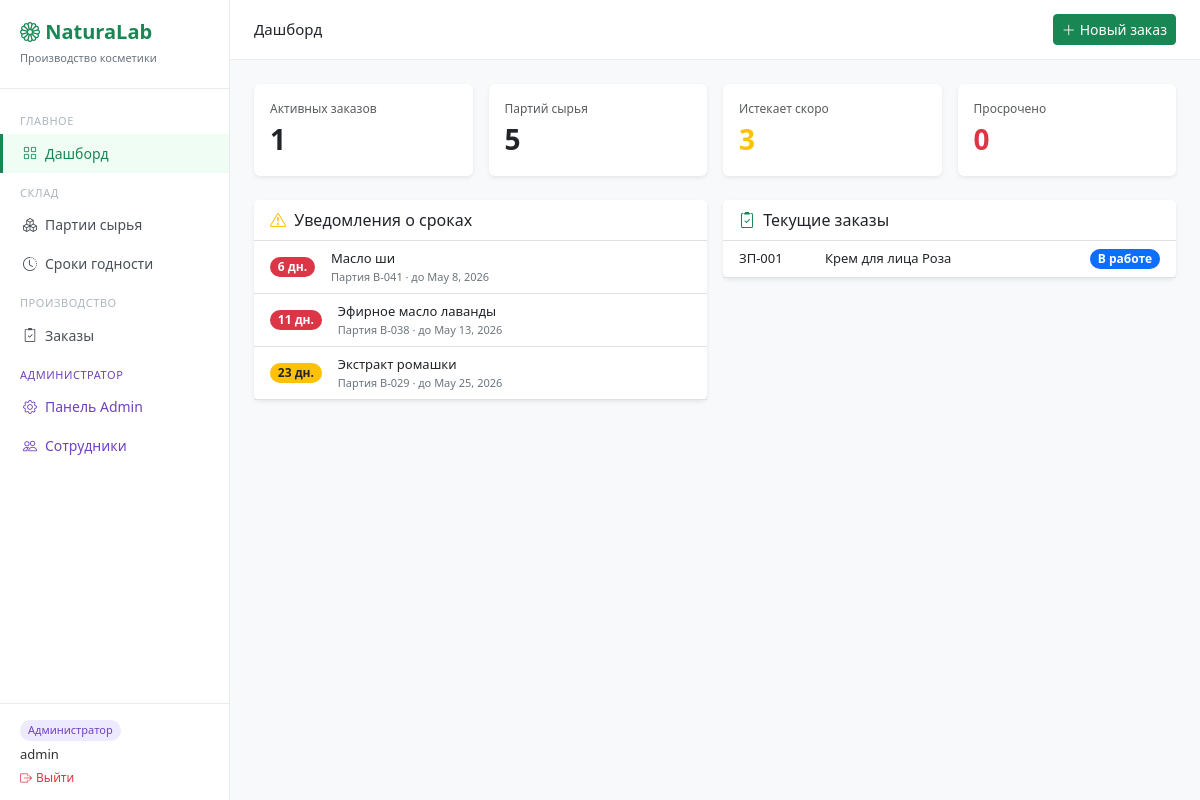
The app's page / (signed in), older data.
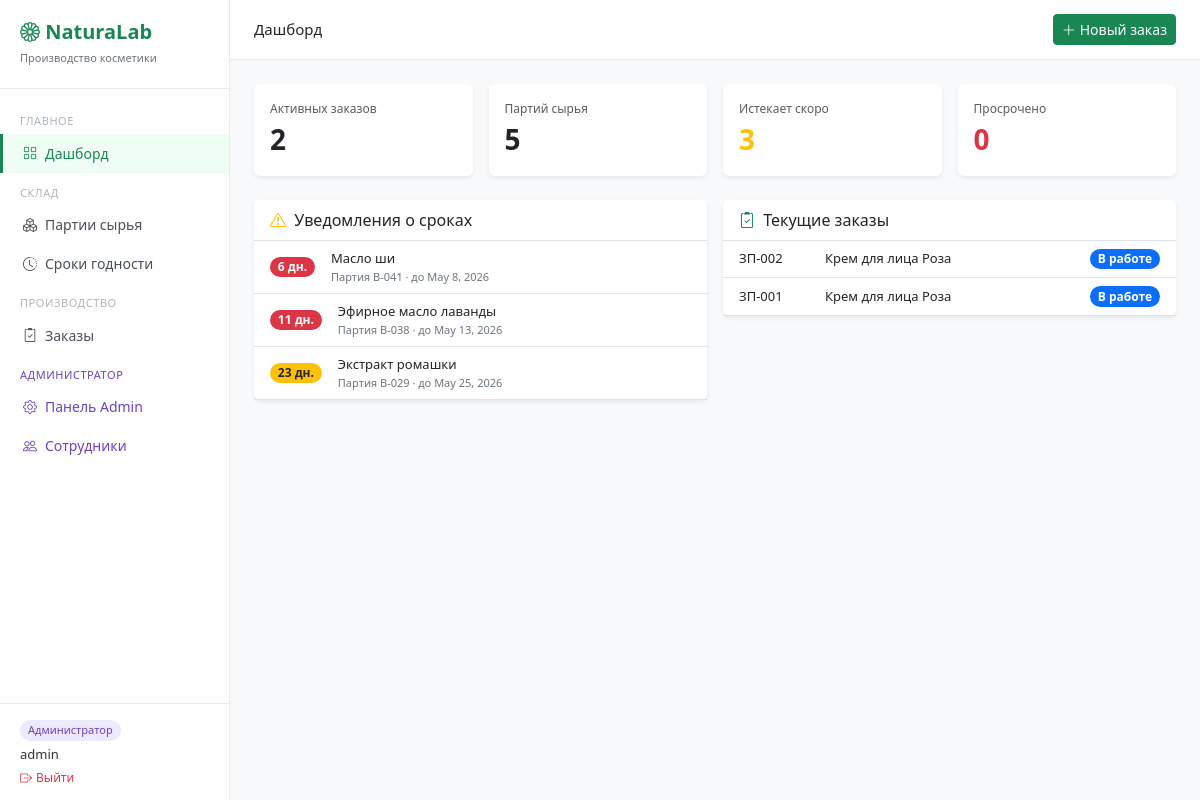
The same page, newer data.
### warehouse/models.py (models this page shows, shortened)
class Batch(models.Model):
    STATUS_CHOICES = [
        ('available', 'Доступна'),
        ('depleted',  'Израсходована'),
        ('expired',   'Просрочена'),
    ]
    ingredient   = models.ForeignKey(Ingredient, on_delete=models.PROTECT, verbose_name='Сырьё')
    lot_number   = models.CharField(max_length=50, unique=True, verbose_name='Номер партии')
    quantity     = models.DecimalField(max_digits=10, decimal_places=3, verbose_name='Остаток')
    received_at  = models.DateField(verbose_name='Дата поступления')
    expiry_date  = models.DateField(verbose_name='Срок годности')
    status       = models.CharField(max_length=20, choices=STATUS_CHOICES, default='available')
    class Meta:
        verbose_name = 'Партия сырья'
        verbose_name_plural = 'Партии сырья'
        ordering = ['expiry_date']
    @property
    def days_left(self):
        from django.utils import timezone
        delta = self.expiry_date - timezone.now().date()
        return delta.days

class Ingredient(models.Model):
    UNIT_CHOICES = [
        ('kg', 'Килограмм'),
        ('g',  'Грамм'),
        ('l',  'Литр'),
        ('ml', 'Миллилитр'),
    ]
    name        = models.CharField(max_length=200, verbose_name='Название')
    unit        = models.CharField(max_length=10, choices=UNIT_CHOICES, verbose_name='Единица измерения')
    description = models.TextField(blank=True, verbose_name='Описание')
    class Meta:
        verbose_name = 'Сырьё'
        verbose_name_plural = 'Сырьё'

### orders/models.py (models this page shows, shortened)
class ProductionOrder(models.Model):
    STATUS_CHOICES = [
        ('draft',       'Черновик'),
        ('pending',     'Ожидание сырья'),
        ('in_progress', 'В работе'),
        ('done',        'Завершён'),
        ('cancelled',   'Отменён'),
    ]
    number     = models.CharField(max_length=20, unique=True, verbose_name='Номер', blank=True)
    product    = models.ForeignKey(Product, on_delete=models.PROTECT, verbose_name='Продукт')
    quantity   = models.PositiveIntegerField(verbose_name='Количество, шт')
    status     = models.CharField(max_length=20, choices=STATUS_CHOICES,
                                  default='draft', verbose_name='Статус')
    due_date   = models.DateField(verbose_name='Срок выпуска')
    created_at = models.DateTimeField(auto_now_add=True)
    created_by = models.ForeignKey('auth.User', on_delete=models.SET_NULL,
                                   null=True, blank=True, verbose_name='Создал')
    notes      = models.TextField(blank=True, verbose_name='Примечания')
    class Meta:
        verbose_name = 'Производственный заказ'
        verbose_name_plural = 'Производственные заказы'
        ordering = ['-created_at']

### products/models.py (models this page shows)
class Product(models.Model):
    name        = models.CharField(max_length=200, verbose_name='Название продукта')
    description = models.TextField(blank=True, verbose_name='Описание')
    class Meta:
        verbose_name = 'Продукт'
        verbose_name_plural = 'Продукты'
    def __str__(self):
        return self.name

### warehouse/views.py (the view)
# urls.py: path('', dashboard, name='dashboard'),
@login_required
def dashboard(request):
    today = timezone.now().date()
    batches = Batch.objects.filter(status='available')
    context = {
        'active_orders':    ProductionOrder.objects.exclude(status__in=['done', 'cancelled']).count(),
        'total_batches':    batches.count(),
        'expiring_soon':    batches.filter(expiry_date__lte=today + timezone.timedelta(days=30)).count(),
        'expired':          batches.filter(expiry_date__lt=today).count(),
        'expiring_batches': batches.filter(expiry_date__lte=today + timezone.timedelta(days=30)).order_by('expiry_date')[:5],
        'recent_orders':    ProductionOrder.objects.all()[:5],
    }
    return render(request, 'dashboard.html', context)

### templates/dashboard.html (shortened to what this page needs)
{% extends 'base.html' %}
{% block page_title %}Дашборд{% endblock %}
{% block topbar_actions %}
  <a href="{% url 'order-create' %}" class="btn btn-success btn-sm">
    <i class="bi bi-plus-lg me-1"></i>Новый заказ
  </a>
{% endblock %}
{% block content %}
<div class="row g-3 mb-4">
  <div class="col-md-3">
    <div class="card border-0 bg-white shadow-sm p-3">
      <div class="text-muted" style="font-size:12px">Активных заказов</div>
      <div class="fs-3 fw-bold">{{ active_orders }}</div>
    </div>
  </div>
  <div class="col-md-3">
    <div class="card border-0 bg-white shadow-sm p-3">
      <div class="text-muted" style="font-size:12px">Партий сырья</div>
      <div class="fs-3 fw-bold">{{ total_batches }}</div>
    </div>
  </div>
  <div class="col-md-3">
    <div class="card border-0 bg-white shadow-sm p-3">
      <div class="text-muted" style="font-size:12px">Истекает скоро</div>
      <div class="fs-3 fw-bold text-warning">{{ expiring_soon }}</div>
    </div>
  </div>
  <div class="col-md-3">
    <div class="card border-0 bg-white shadow-sm p-3">
      <div class="text-muted" style="font-size:12px">Просрочено</div>
      <div class="fs-3 fw-bold text-danger">{{ expired }}</div>
    </div>
  </div>
</div>
<div class="row g-3">
  <div class="col-md-6">
    <div class="card border-0 shadow-sm">
      <div class="card-header bg-white fw-500 border-bottom">
        <i class="bi bi-exclamation-triangle text-warning me-1"></i> Уведомления о сроках
      </div>
      <div class="card-body p-0">
        {% for batch in expiring_batches %}
        <div class="d-flex align-items-center gap-3 px-3 py-2 border-bottom">
          <span class="badge rounded-pill {% if batch.days_left <= 14 %}bg-danger{% else %}bg-warning text-dark{% endif %}">
            {{ batch.days_left }} дн.
          </span>
          <div>
            <div style="font-size:13px;font-weight:500">{{ batch.ingredient.name }}</div>
            <div style="font-size:11px;color:#6c757d">Партия {{ batch.lot_number }} · до {{ batch.expiry_date }}</div>
          </div>
        </div>
        {% empty %}
        <div class="px-3 py-3 text-muted" style="font-size:13px">Все сроки в норме</div>
        {% endfor %}
      </div>
    </div>
  </div>
  <div class="col-md-6">
    <div class="card border-0 shadow-sm">
      <div class="card-header bg-white fw-500 border-bottom">
        <i class="bi bi-clipboard2-check text-success me-1"></i> Текущие заказы
      </div>
      <div class="card-body p-0">
        {% for order in recent_orders %}
        <div class="d-flex align-items-center gap-3 px-3 py-2 border-bottom">
          <span class="fw-500" style="font-size:13px;min-width:70px">{{ order.number }}</span>
          <span class="flex-grow-1" style="font-size:13px">{{ order.product }}</span>
          <span class="badge rounded-pill
            {% if order.status == 'in_progress' %}bg-primary
            {% elif order.status == 'pending' %}bg-warning text-dark
            {% elif order.status == 'done' %}bg-success
            {% else %}bg-secondary{% endif %}">
            {{ order.get_status_display }}
          </span>
        </div>
        {% empty %}
        <div class="px-3 py-3 text-muted" style="font-size:13px">Заказов пока нет</div>
        {% endfor %}
      </div>
    </div>
  </div>
</div>
{% endblock %}

Row changes from the older to the newer data that the page shows:
added ProductionOrder: number "ЗП-002", product "Крем для лица Роза", status "В работе"
Text that changed along with them:
{{ active_orders }}: "1" → "2"
